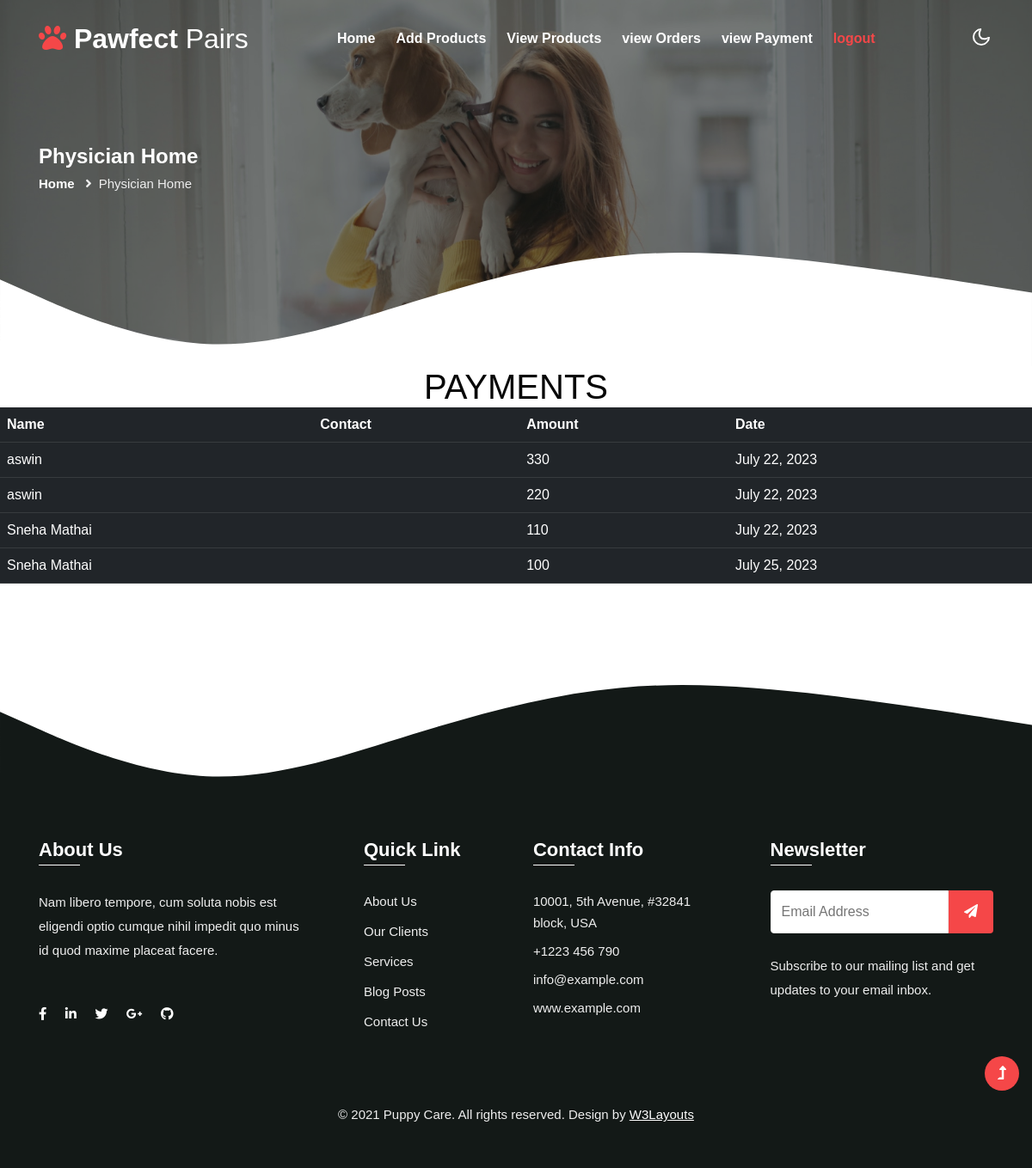
Page /phyVPayments on the committed database.
### breederapp/models.py (models this page shows)
class Payment(models.Model):
    uid = models.ForeignKey(Customer,on_delete=models.CASCADE)
    amt = models.IntegerField()
    date = models.DateField(auto_now_add=True)

class Customer(models.Model):
    name = models.CharField(max_length=255)
    email = models.EmailField()
    place = models.CharField(max_length=255)
    phone = models.CharField(max_length=20)
    district = models.CharField(max_length=255)
    password=models.CharField(max_length=100,default=0)
    status=models.CharField(max_length=100,default='pending')
    user=models.ForeignKey(Login,on_delete=models.CASCADE,null=True)

### breederapp/views.py (the view)
# urls.py: path('phyVPayments',views.phyPayments),
def phyPayments(request):
    data=Payment.objects.all()
    return render(request,"phyVPayments.html",{"data":data})

### templates/phyVPayments.html
{% extends 'phyBase.html' %}
{% load static %}
{% block header %}
<section class="inner-banner py-5">
    <div class="w3l-breadcrumb py-lg-5">
        <div class="container pt-4 pb-sm-4">
            <h4 class="inner-text-title font-weight-bold pt-sm-5 pt-4">Physician Home</h4>
            <ul class="breadcrumbs-custom-path">
                <li><a href="../adminhome">Home</a></li>
                <li class="active"><i class="fas fa-angle-right mx-2"></i>Physician Home</li>
            </ul>
        </div>
    </div>
    <div class="shape">
        <svg xmlns="{% static 'http://www.w3.org/2000/svg' %}" viewBox="0 0 1440 280">
            <path fill-opacity="1">
                <animate attributeName="d" dur="20000ms" repeatCount="indefinite"
                    values="M0,160L48,181.3C96,203,192,245,288,261.3C384,277,480,267,576,234.7C672,203,768,149,864,117.3C960,85,1056,75,1152,90.7C1248,107,1344,149,1392,170.7L1440,192L1440,320L1392,320C1344,320,1248,320,1152,320C1056,320,960,320,864,320C768,320,672,320,576,320C480,320,384,320,288,320C192,320,96,320,48,320L0,320Z; M0,160L48,181.3C96,203,192,245,288,234.7C384,224,480,160,576,133.3C672,107,768,117,864,138.7C960,160,1056,192,1152,197.3C1248,203,1344,181,1392,170.7L1440,160L1440,320L1392,320C1344,320,1248,320,1152,320C1056,320,960,320,864,320C768,320,672,320,576,320C480,320,384,320,288,320C192,320,96,320,48,320L0,320Z;												 M0,64L48,74.7C96,85,192,107,288,133.3C384,160,480,192,576,170.7C672,149,768,75,864,80C960,85,1056,171,1152,181.3C1248,192,1344,128,1392,96L1440,64L1440,320L1392,320C1344,320,1248,320,1152,320C1056,320,960,320,864,320C768,320,672,320,576,320C480,320,384,320,288,320C192,320,96,320,48,320L0,320Z;
                                             M0,160L48,181.3C96,203,192,245,288,261.3C384,277,480,267,576,234.7C672,203,768,149,864,117.3C960,85,1056,75,1152,90.7C1248,107,1344,149,1392,170.7L1440,192L1440,320L1392,320C1344,320,1248,320,1152,320C1056,320,960,320,864,320C768,320,672,320,576,320C480,320,384,320,288,320C192,320,96,320,48,320L0,320Z;" />
            </path>
        </svg>
    </div>
</section>
<center><h1 style="font-family: 'Franklin Gothic Medium', 'Arial Narrow', Arial, sans-serif;">PAYMENTS</h1></center>
<table class="table table-hover table-primary table-dark">
    <tr>
        <th>Name</th>
        <th>Contact</th>
        <th>Amount</th>
        <th>Date</th>
    </tr>
    {% for d in data %}
    <tr>
        <td>{{d.uid.name}}</td>
        <td>{{d.uid.contact}}</td>
        <td>{{d.amt}}</td>
        <td>{{d.date}}</td>
    </tr>
    {% endfor %}
</table>
{% endblock %}

### rows in the picture
Payment: uid.name "aswin", amt "330", date "July 22, 2023"
Payment: uid.name "aswin", amt "220", date "July 22, 2023"
Payment: uid.name "Sneha Mathai", amt "110", date "July 22, 2023"
Payment: uid.name "Sneha Mathai", amt "100", date "July 25, 2023"
